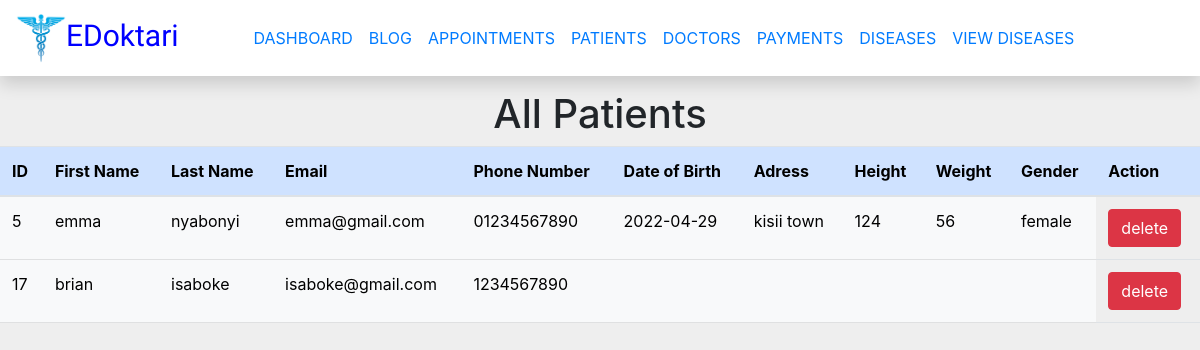
The page /allpatients.php on the database its author committed.
### tables this page shows
CREATE TABLE `patients` (
  `profileimage` varchar(255) NOT NULL,
  `id` int(30) NOT NULL,
  `firstname` varchar(30) NOT NULL,
  `lastname` varchar(30) NOT NULL,
  `email` varchar(30) NOT NULL,
  `phonenumber` varchar(30) NOT NULL,
  `dateofbirth` date DEFAULT NULL,
  `address` varchar(30) DEFAULT NULL,
  `height` int(4) DEFAULT NULL,
  `weight` int(4) DEFAULT NULL,
  `gender` text DEFAULT NULL,
  `passwords` varchar(50) NOT NULL,
  `repeatpassword` varchar(50) NOT NULL
);

### allpatients.php (the view, shortened to what this page needs)
<?Php
include "admin_login.php";
	?>
<!DOCTYPE html>
<html>
<head>
<link rel="stylesheet" href="https://cdnjs.cloudflare.com/ajax/libs/malihu-custom-scrollbar-plugin/3.1.5/jquery.mCustomScrollbar.min.css">
<link rel="stylesheet" href="https://cdn.jsdelivr.net/npm/bootstrap@5.1.3/dist/css/bootstrap.min.css">
<link rel="stylesheet" href="https://cdn.jsdelivr.net/npm/bootstrap@4.5.3/dist/css/bootstrap.min.css">
    <link rel="stylesheet" href="https://cdnjs.cloudflare.com/ajax/libs/bootstrap-datepicker/1.9.0/css/bootstrap-datepicker.min.css">
    <link rel="stylesheet" href="https://maxcdn.bootstrapcdn.com/bootstrap/4.0.0/css/bootstrap.min.css">
    <link rel="stylesheet" href="https://cdnjs.cloudflare.com/ajax/libs/font-awesome/4.7.0/css/font-awesome.min.css">
</head>
<body>
<nav class="navbar navbar-expand-lg navbar-light bg-white shadow fixed-top">
    <a class="navbar-brand" href="admindashboard.php" style = "font-family: 'kaushan Script';font-size: 30px;color:blue;"><img src="EDoktari_logo.png" width="50" height="50" class="d-inline-block align-top" alt="">EDoktari</a>
    <div class="collapse navbar-collapse " id="navbarNavDropdown">
    <ul class="navbar-nav mx-auto">
    <li class="nav-item">
        <a class="nav-link text-primary" href="admindashboard.php">DASHBOARD</a>
      </li>
       <li class="nav-item">
        <a class="nav-link text-primary" href="index.php">BLOG</a>
      </li>
      <li class="nav-item">
        <a class="nav-link text-primary" href="allappointments.php">APPOINTMENTS</a>
      </li>
      <li class="nav-item">
        <a class="nav-link text-primary" href="allpatients.php">PATIENTS</a>
      </li>
      <li class="nav-item">
        <a class="nav-link text-primary" href="alldoctors.php">DOCTORS</a>
      </li>
      <li class="nav-item">
        <a class="nav-link text-primary" href="allpayments.php">PAYMENTS</a>
      </li>
      <li class="nav-item">
        <a class="nav-link text-primary" href="admindiseases.php">DISEASES</a>
      </li>
      <li class="nav-item">
        <a class="nav-link text-primary" href="viewdiseases.php">VIEW DISEASES</a>
      </li>
    </ul>
    </div>
  </nav>
<section>
<center>
    <h1>All Patients</h1>
</center>
<table class='table'>
        <thead class='table-primary'>
          <tr>
            <th scope='col'>ID</th>
            <th scope='col'>First Name</th>
            <th scope='col'>Last Name</th>
            <th scope='col'>Email</th>
            <th scope='col'>Phone Number</th>
            <th scope='col'>Date of Birth</th>
            <th scope='col'>Adress</th>
            <th scope='col'>Height</th>
            <th scope='col'>Weight</th>
            <th scope='col'>Gender</th>
            <th  scope='col'>Action</th>
          </tr>
        </thead>
        <tbody>
<?php
                $sql = "SELECT * FROM patients";
                $query = mysqli_query($conn,$sql);
    while ($row = mysqli_fetch_array($query))
    {
    ?>
          <tr>
            <td class="table-light"><?php  echo $row['id'];?></td>
            <td class="table-light"><?php  echo $row['firstname'];?></td>
            <td class="table-light"><?php  echo $row['lastname'];?></td>
            <td class="table-light"><?php  echo $row['email'];?></td>
            <td class="table-light"><?php  echo $row['phonenumber'];?></td>
            <td class="table-light"><?php  echo $row['dateofbirth'];?></td>
            <td class="table-light"><?php  echo $row['address'];?></td>
            <td class="table-light"><?php  echo $row['height'];?></td>
            <td class="table-light"><?php  echo $row['weight'];?></td>
            <td class="table-light"><?php  echo $row['gender'];?></td>
			<td>
            <a href="deletepatients.php?id=<?php echo $row["id"]; ?>" class="btn btn-danger" onclick="return confirm('Are you sure to delete?');">delete</a>
			</td>
          </tr>
<?php } ?>
</tbody>
</table>

### allpatients.php (style rules this page uses)
body { margin-top:0px; background:#eee; }
section { margin-top:90px; }

### rows shown on the page
patients: id "5", firstname "emma", lastname "nyabonyi", email "emma@gmail.com", phonenumber "01234567890", dateofbirth "2022-04-29", address "kisii town", height "124", weight "56", gender "female"
patients: id "17", firstname "brian", lastname "isaboke", email "isaboke@gmail.com", phonenumber "1234567890"
